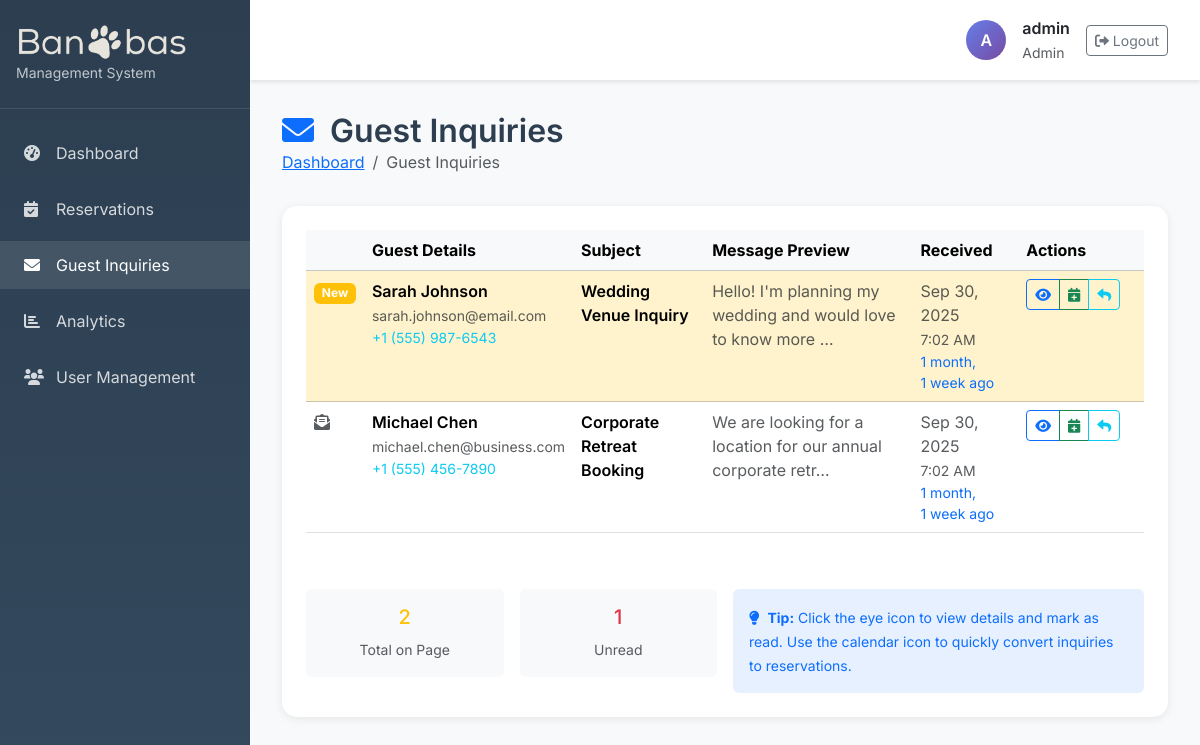
Page /_internal/inquiries/ (signed in) on the committed database.
### backoffice/models.py (models this page shows, shortened)
class UserProfile(models.Model):
    ROLE_CHOICES = [
        ('agent', 'Agent'),
        ('viewer', 'Viewer'),
        ('admin', 'Admin'),
    ]
    user = models.OneToOneField(User, on_delete=models.CASCADE)
    role = models.CharField(max_length=10, choices=ROLE_CHOICES, default='agent')
    created_at = models.DateTimeField(auto_now_add=True)
    updated_at = models.DateTimeField(auto_now=True)
    def can_edit_reservations(self):
        return self.role == 'admin'
    def can_convert_inquiries(self):
        return self.role in ['agent', 'admin']

### resort/models.py (models this page shows, shortened)
class Contact(models.Model):
    name = models.CharField(max_length=100)
    email = models.EmailField()
    phone = models.CharField(max_length=20, blank=True)
    subject = models.CharField(max_length=200)
    message = models.TextField()
    created_at = models.DateTimeField(auto_now_add=True)
    is_read = models.BooleanField(default=False)
    class Meta:
        ordering = ['-created_at']

### backoffice/views.py (the view)
# urls.py: path('inquiries/', views.ContactInquiryListView.as_view(), name='inquiry_list'),
class ContactInquiryListView(ViewerAllowedMixin, ListView):
    model = Contact
    template_name = 'backoffice/inquiry_list.html'
    context_object_name = 'inquiries'
    paginate_by = 20
    def get_queryset(self):
        return Contact.objects.all().order_by('-created_at')

### backoffice/views.py (called while the page is built)
    def dispatch(self, request, *args, **kwargs):
        if not request.user.is_authenticated:
            messages.error(request, 'Please log in to access this area.')
            return redirect('backoffice:login')
        try:
            profile = request.user.userprofile
        except UserProfile.DoesNotExist:
            messages.error(request, 'Access denied: No user profile found.')
            return redirect('backoffice:dashboard')
        if profile.role not in ['viewer', 'agent', 'admin']:
            messages.error(request, f'Access denied: Invalid role. Your role: {profile.get_role_display()}')
            return redirect('backoffice:dashboard')
        return super().dispatch(request, *args, **kwargs)

### resort/context_processors.py (called while the page is built)
def navigation_settings(request):
    settings_obj, _ = NavigationSettings.objects.get_or_create(
        pk=1,
        defaults={
            'book_button_url': '/contact/',
        }
    )
    return {'nav_settings': settings_obj}

### templates/backoffice/inquiry_list.html (shortened to what this page needs)
{% extends 'backoffice/base.html' %}
{% block content %}
<div class="page-header">
    <h1 class="page-title">
        <i class="fas fa-envelope text-primary me-2"></i>
        Guest Inquiries
    </h1>
    <nav aria-label="breadcrumb">
        <ol class="breadcrumb">
            <li class="breadcrumb-item"><a href="{% url 'backoffice:dashboard' %}">Dashboard</a></li>
            <li class="breadcrumb-item active">Guest Inquiries</li>
        </ol>
    </nav>
</div>
<div class="stat-card">
    {% if inquiries %}
        <div class="table-responsive">
            <table class="table table-hover">
                <thead class="table-light">
                    <tr>
                        <th width="5%"></th>
                        <th>Guest Details</th>
                        <th>Subject</th>
                        <th>Message Preview</th>
                        <th>Received</th>
                        <th width="15%">Actions</th>
                    </tr>
                </thead>
                <tbody>
                    {% for inquiry in inquiries %}
                    <tr class="{% if not inquiry.is_read %}table-warning{% endif %}">
                        <td>
                            {% if not inquiry.is_read %}
                                <span class="badge bg-warning">New</span>
                            {% else %}
                                <i class="fas fa-envelope-open-text text-muted"></i>
                            {% endif %}
                        </td>
                        <td>
                            <div class="fw-semibold">{{ inquiry.name }}</div>
                            <small class="text-muted">{{ inquiry.email }}</small>
                            {% if inquiry.phone %}
                                <div class="small text-info">{{ inquiry.phone }}</div>
                            {% endif %}
                        </td>
                        <td>
                            <span class="fw-semibold">{{ inquiry.subject|truncatechars:40 }}</span>
                        </td>
                        <td>
                            <p class="mb-0 text-muted">{{ inquiry.message|truncatechars:60 }}</p>
                        </td>
                        <td>
                            <div class="text-muted">{{ inquiry.created_at|date:"M d, Y" }}</div>
                            <small class="text-muted">{{ inquiry.created_at|time:"g:i A" }}</small>
                            <div class="small text-primary">{{ inquiry.created_at|timesince }} ago</div>
                        </td>
                        <td>
                            <div class="btn-group" role="group">
                                <a href="{% url 'backoffice:inquiry_detail' inquiry.pk %}"
                                   class="btn btn-sm btn-outline-primary" title="View Details">
                                    <i class="fas fa-eye"></i>
                                </a>
                                {% if user.userprofile.can_convert_inquiries %}
                                <a href="{% url 'backoffice:convert_inquiry' inquiry.pk %}"
                                   class="btn btn-sm btn-outline-success" title="Convert to Reservation">
                                    <i class="fas fa-calendar-plus"></i>
                                </a>
                                {% endif %}
                                <a href="mailto:{{ inquiry.email }}?subject=Re: {{ inquiry.subject }}"
                                   class="btn btn-sm btn-outline-info" title="Reply via Email">
                                    <i class="fas fa-reply"></i>
                                </a>
                            </div>
                        </td>
                    </tr>
                    {% endfor %}
                </tbody>
            </table>
        </div>
        <div class="row g-3 mt-4">
            <div class="col-md-3">
                <div class="p-3 bg-light rounded text-center">
                    <h5 class="text-warning">{{ inquiries|length }}</h5>
                    <small class="text-muted">Total on Page</small>
                </div>
            </div>
            <div class="col-md-3">
                <div class="p-3 bg-light rounded text-center">
                    <h5 class="text-danger">
                        {% with unread_count=inquiries|length %}
                            {% for inquiry in inquiries %}
                                {% if not inquiry.is_read %}{{ forloop.counter0|add:1 }}{% endif %}
                            {% empty %}0{% endfor %}
                        {% endwith %}
                    </h5>
                    <small class="text-muted">Unread</small>
                </div>
            </div>
            <div class="col-md-6">
                <div class="p-3 bg-primary bg-opacity-10 rounded">
                    <small class="text-primary">
                        <i class="fas fa-lightbulb me-1"></i>
                        <strong>Tip:</strong> Click the eye icon to view details and mark as read.
                        Use the calendar icon to quickly convert inquiries to reservations.
                    </small>
                </div>
            </div>
        </div>
    {% endif %}
</div>
{% endblock %}

### templates/backoffice/base.html (shortened to what this page needs)
<!DOCTYPE html>
{% load static %}
<html lang="en">
<head>
    <link href="https://cdn.jsdelivr.net/npm/bootstrap@5.3.2/dist/css/bootstrap.min.css" rel="stylesheet">
    <link rel="stylesheet" href="https://cdnjs.cloudflare.com/ajax/libs/font-awesome/6.0.0/css/all.min.css">
</head>
<body>
    <div class="sidebar" id="sidebar">
        <div class="sidebar-brand">
            <h4>
                <img class="logo" src="{% static 'images/logo/logo.png' %}" alt="Banbas Resort"
                     onerror="this.onerror=null;this.src='{% static 'images/logo/logo1.png' %}';">
            </h4>
            <small>Management System</small>
        </div>
        <nav class="sidebar-nav">
            <ul class="nav flex-column">
                <li class="nav-item">
                    <a class="nav-link {% if request.resolver_match.url_name == 'dashboard' %}active{% endif %}"
                       href="{% url 'backoffice:dashboard' %}">
                        <i class="fas fa-tachometer-alt"></i>
                        Dashboard
                    </a>
                </li>
                <li class="nav-item">
                    <a class="nav-link {% if 'reservation' in request.resolver_match.url_name %}active{% endif %}"
                       href="{% url 'backoffice:reservation_list' %}">
                        <i class="fas fa-calendar-check"></i>
                        Reservations
                    </a>
                </li>
                <li class="nav-item">
                    <a class="nav-link {% if 'inquiry' in request.resolver_match.url_name %}active{% endif %}"
                       href="{% url 'backoffice:inquiry_list' %}">
                        <i class="fas fa-envelope"></i>
                        Guest Inquiries
                    </a>
                </li>
                <li class="nav-item">
                    <a class="nav-link {% if request.resolver_match.url_name == 'analytics' %}active{% endif %}"
                       href="{% url 'backoffice:analytics' %}">
                        <i class="fas fa-chart-bar"></i>
                        Analytics
                    </a>
                </li>
                {% if user.is_authenticated and user.userprofile and user.userprofile.role == 'admin' and user.userprofile.can_edit_reservations %}
                <li class="nav-item">
                    <a class="nav-link {% if 'user' in request.resolver_match.url_name %}active{% endif %}"
                       href="{% url 'backoffice:user_list' %}">
                        <i class="fas fa-users"></i>
                        User Management
                    </a>
                </li>
                {% endif %}
            </ul>
        </nav>
    </div>
    <div class="main-content">
        <div class="top-navbar">
            <div class="d-flex justify-content-between align-items-center">
                <div class="user-info ms-auto">
                    {% if user.is_authenticated %}
                        <div class="user-avatar">
                            {{ user.first_name.0|default:user.username.0|upper }}
                        </div>
                        <div>
                            <div class="fw-semibold">{{ user.get_full_name|default:user.username }}</div>
                            <small class="text-muted">
                                {% if user.userprofile %}{{ user.userprofile.get_role_display }}{% else %}User{% endif %}
                            </small>
                        </div>
                        <div class="ms-3">
                            <form method="post" action="{% url 'backoffice:logout' %}" style="display: inline;">
                                <button type="submit" class="btn btn-outline-secondary btn-sm">
                                    <i class="fas fa-sign-out-alt"></i> Logout
                                </button>
                            </form>
                        </div>
                    {% endif %}
                </div>
            </div>
        </div>
        <div class="content-area">
            {% block content %}
            {% endblock %}
        </div>
    </div>
</body>
</html>

### templates/backoffice/base.html (style rules this page uses)
body { font-family: 'Inter', sans-serif; background-color: #f8f9fa; }
.sidebar { background: linear-gradient(180deg, #2c3e50 0%, #34495e 100%); min-height: 100vh; position: fixed; top: 0; left: 0; width: 250px; z-index: 1000; transition: all 0.3s; }
.sidebar-brand { padding: 1.5rem 1rem; border-bottom: 1px solid rgba(255, 255, 255, 0.1); }
.sidebar-brand h4 { color: white; margin: 0; font-weight: 600; display: flex; align-items: center; gap: 0.5rem; }
.sidebar-brand img.logo { height: 36px; width: auto; object-fit: contain; }
.sidebar-brand small { color: rgba(255, 255, 255, 0.7); }
.sidebar-nav { padding: 1rem 0; }
.sidebar-nav .nav-link { color: rgba(255, 255, 255, 0.8); padding: 0.75rem 1.5rem; margin: 0.25rem 0; border-radius: 0; transition: all 0.3s; display: flex; align-items: center; }
.sidebar-nav .nav-link:hover, .sidebar-nav .nav-link.active { color: white; background: rgba(255, 255, 255, 0.1); }
.sidebar-nav .nav-link i { width: 20px; margin-right: 0.75rem; }
.main-content { margin-left: 250px; padding: 0; transition: all 0.3s; }
.top-navbar { background: white; box-shadow: 0 2px 4px rgba(0, 0, 0, 0.1); padding: 1rem 2rem; margin-bottom: 2rem; }
.user-info { display: flex; align-items: center; }
.user-avatar { width: 40px; height: 40px; background: linear-gradient(135deg, #667eea 0%, #764ba2 100%); border-radius: 50%; display: flex; align-items: center; justify-content: center; color: white; font-weight: 600; margin-right: 1rem; }
.content-area { padding: 0 2rem 2rem; }
.stat-card { background: white; border-radius: 15px; padding: 1.5rem; box-shadow: 0 2px 10px rgba(0, 0, 0, 0.08); transition: transform 0.3s, box-shadow 0.3s; }
.page-header { margin-bottom: 2rem; }
.page-title { font-size: 2rem; font-weight: 600; color: #2c3e50; margin: 0; }
.breadcrumb { background: transparent; padding: 0; margin: 0; }

### rows in the picture
Contact: is_read "New", name "Sarah Johnson", email "sarah.johnson@email.com", phone "+1 (555) 987-6543", subject "Wedding Venue Inquiry", message "Hello! I'm planning my wedding and would love to know more …", created_at "Sep 30, 2025", created_at "7:02 AM", created_at "1 month, 1 week"
Contact: is_read True (drawn), name "Michael Chen", email "michael.chen@business.com", phone "+1 (555) 456-7890", subject "Corporate Retreat Booking", message "We are looking for a location for our annual corporate retr…", created_at "Sep 30, 2025", created_at "7:02 AM", created_at "1 month, 1 week"

### other values in the picture
{{ user.first_name.0|default:user.username.0|upper }} "A"
{{ user.get_full_name|default:user.username }} "admin"
{{ user.userprofile.get_role_display }} "Admin"
{{ inquiries|length }} "2"
